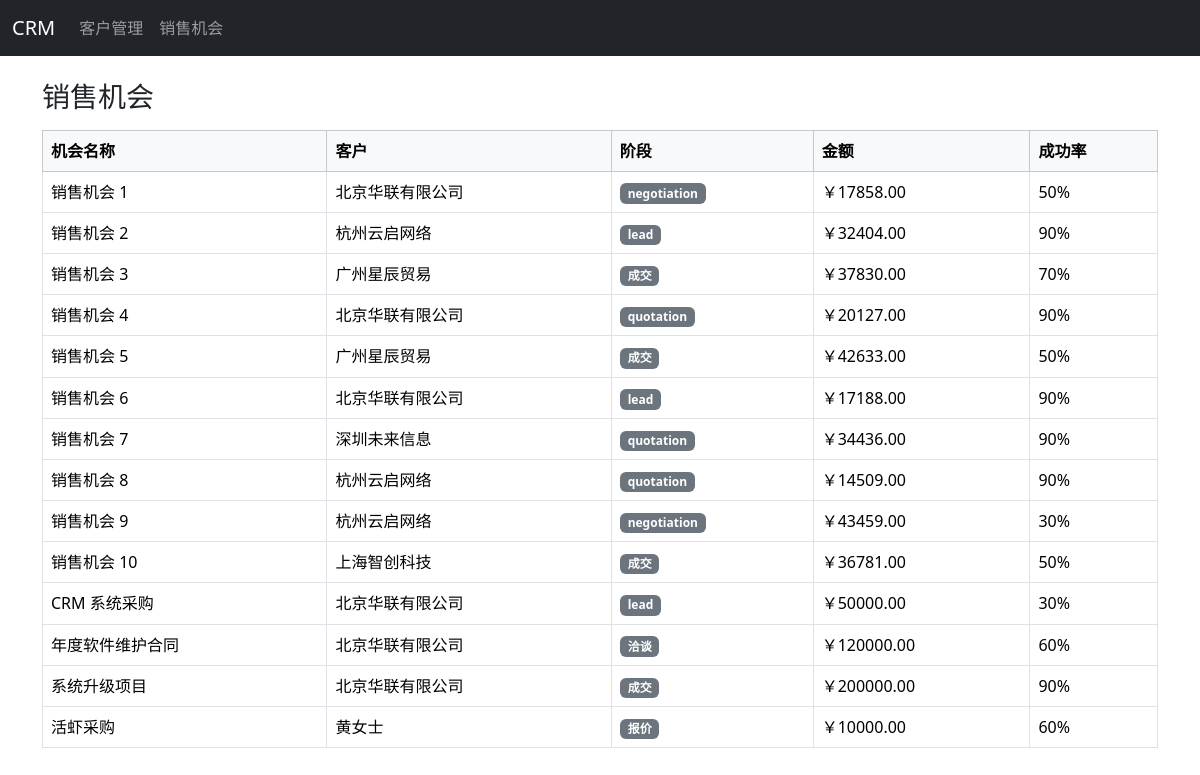
Screenshot of /opportunities/ with the database file from the repository.
### core/models.py (models this page shows, shortened)
class Opportunity(models.Model):
    STAGE_CHOICES = [
        ('clue', '线索'),
        ('talk', '洽谈'),
        ('offer', '报价'),
        ('deal', '成交'),
    ]
    customer = models.ForeignKey(Customer, on_delete=models.CASCADE, verbose_name='客户')
    name = models.CharField(max_length=100, verbose_name='商机名称')
    stage = models.CharField(max_length=20, choices=STAGE_CHOICES, verbose_name='阶段')
    amount = models.DecimalField(max_digits=10, decimal_places=2, verbose_name='预计金额')
    probability = models.IntegerField(verbose_name='成功概率(%)')
    created_at = models.DateTimeField(auto_now_add=True, verbose_name='创建时间')
    class Meta:
        verbose_name = '销售机会'
        verbose_name_plural = '销售机会管理'

class Customer(models.Model):
    name = models.CharField(max_length=50, verbose_name='客户姓名')
    phone = models.CharField(max_length=20, verbose_name='联系电话')
    email = models.EmailField(blank=True, null=True, verbose_name='邮箱')
    address = models.CharField(max_length=200, blank=True, null=True, verbose_name='地址')
    created_at = models.DateTimeField(auto_now_add=True, verbose_name='创建时间')
    class Meta:
        verbose_name = '客户'
        verbose_name_plural = '客户管理'

### core/views.py (the view)
# urls.py: path('opportunities/', views.opportunity_list, name='opportunity_list'),
def opportunity_list(request):
    opportunities = Opportunity.objects.all()
    return render(request, 'core/opportunity_list.html', {
        'opportunities': opportunities
    })

### core/templates/core/opportunity_list.html (shortened to what this page needs)
{% extends "base.html" %}
{% block content %}
<h3 class="mb-3">销售机会</h3>
<table class="table table-bordered table-hover">
    <thead class="table-light">
        <tr>
            <th>机会名称</th>
            <th>客户</th>
            <th>阶段</th>
            <th>金额</th>
            <th>成功率</th>
        </tr>
    </thead>
    <tbody>
        {% for o in opportunities %}
        <tr>
            <td>{{ o.name }}</td>
            <td>{{ o.customer.name }}</td>
            <td>
                <span class="badge bg-secondary">{{ o.get_stage_display }}</span>
            </td>
            <td>￥{{ o.amount }}</td>
            <td>{{ o.probability }}%</td>
        </tr>
        {% endfor %}
    </tbody>
</table>
{% endblock %}

### rows the page displays
Opportunity: name "销售机会 1", customer.name "北京华联有限公司", stage "negotiation", amount "17858.00", probability "50"
Opportunity: name "销售机会 2", customer.name "杭州云启网络", stage "lead", amount "32404.00", probability "90"
Opportunity: name "销售机会 3", customer.name "广州星辰贸易", stage "成交", amount "37830.00", probability "70"
Opportunity: name "销售机会 4", customer.name "北京华联有限公司", stage "quotation", amount "20127.00", probability "90"
Opportunity: name "销售机会 5", customer.name "广州星辰贸易", stage "成交", amount "42633.00", probability "50"
Opportunity: name "销售机会 6", customer.name "北京华联有限公司", stage "lead", amount "17188.00", probability "90"
Opportunity: name "销售机会 7", customer.name "深圳未来信息", stage "quotation", amount "34436.00", probability "90"
Opportunity: name "销售机会 8", customer.name "杭州云启网络", stage "quotation", amount "14509.00", probability "90"
Opportunity: name "销售机会 9", customer.name "杭州云启网络", stage "negotiation", amount "43459.00", probability "30"
Opportunity: name "销售机会 10", customer.name "上海智创科技", stage "成交", amount "36781.00", probability "50"
Opportunity: name "CRM 系统采购", customer.name "北京华联有限公司", stage "lead", amount "50000.00", probability "30"
Opportunity: name "年度软件维护合同", customer.name "北京华联有限公司", stage "洽谈", amount "120000.00", probability "60"
Opportunity: name "系统升级项目", customer.name "北京华联有限公司", stage "成交", amount "200000.00", probability "90"
Opportunity: name "活虾采购", customer.name "黄女士", stage "报价", amount "10000.00", probability "60"
